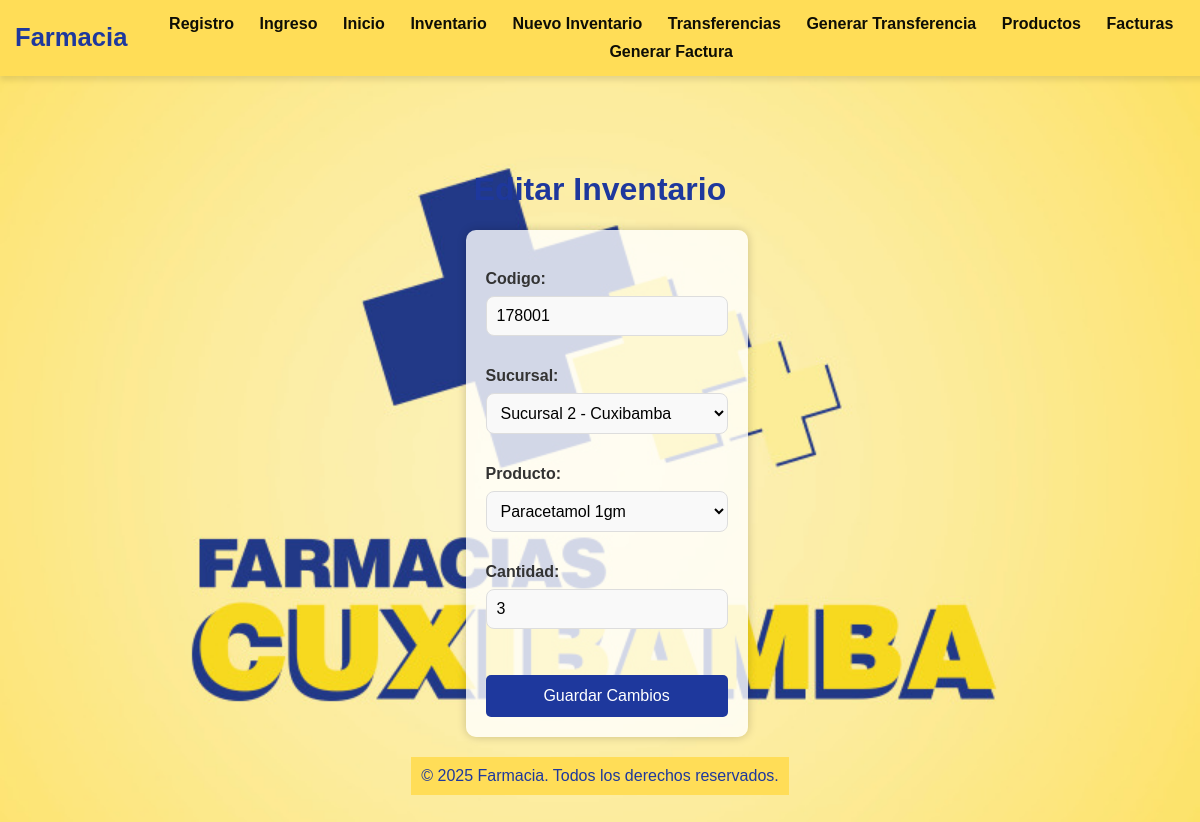
The page /inventario/editar/1/ on the database its author committed.
### Farmacia/models.py (models this page shows, shortened)
class Inventario(models.Model):
    codigo = models.CharField(max_length=10, unique=True, null=True)
    sucursal = models.ForeignKey(Sucursal, related_name='inventario_list', on_delete=models.CASCADE, null=True)
    cantidad = models.PositiveIntegerField(default=0)
    producto= models.ForeignKey(Producto, on_delete=models.CASCADE, null=True)

### Farmacia/views.py (the view, shortened to what this page needs)
# urls.py: path('inventario/editar/<int:pk>/', views.GestionInventarioUpdateView.as_view(), name='editar_inventario'),
class GestionInventarioUpdateView(UpdateView):
    model = Inventario
    form_class = InventarioForm
    template_name = 'editar_inventario.html'
    success_url = reverse_lazy('gestion_inventario')

### Farmacia/forms.py
class InventarioForm(forms.ModelForm):
    class Meta:
        model = Inventario
        fields = ['codigo', 'sucursal', 'producto', 'cantidad']

### Farmacia/models.py (called while the page is built)
    def __str__(self):
        return f"Sucursal {self.numero} - {self.farmacia.nombre}"

    def __str__(self):
        return self.nombre

### templates/editar_inventario.html (shortened to what this page needs)
{% load static %}
<!DOCTYPE html>
<html lang="es">
<head>
    <link rel="stylesheet" href="{% static 'css/styles.css' %}?v=2">
</head>
<body>
    <header>
        <h1>Farmacia</h1>
        <nav>
            <ul>
                <li><a href="/registro/">Registro</a></li>
                <li><a href="/login/">Ingreso</a></li>
                <li><a href="/inicio/">Inicio</a></li>
                <li><a href="/inventario/">Inventario</a></li>
                <li><a href="/inventario/nuevo/">Nuevo Inventario</a></li>
                <li><a href="/transferencias/">Transferencias</a></li>
                <li><a href="/transferencias/crear/">Generar Transferencia</a></li>
                <li><a href="/productos/">Productos</a></li>
                <li><a href="/facturas/">Facturas</a></li>
                <li><a href="/factura/crear/">Generar Factura</a></li>
            </ul>
        </nav>
    </header>
    <main>
        <h1>Editar Inventario</h1>
        <div class="form-container">
            <form method="post">
                {{ form.as_p }}
                <button type="submit" class="btn">Guardar Cambios</button>
            </form>
        </div>
    </main>
    <footer>
        &copy; 2025 Farmacia. Todos los derechos reservados.
    </footer>
</body>
</html>

### SistemaFarmacia/static/css/styles.css (style rules this page uses)
:root { --primary: #56eeca; --secondary: #6de0d7; --light-text: #ffffff; --dark-text: #333333; }
body { font-family: Arial, sans-serif; margin: 0; padding: 0; color: var(--dark-text); display: flex; flex-direction: column; align-items: center; justify-content: flex-start; min-height: 100vh; background-color: var(--primary); text-align: center; padding-top: 80px; }
header { background-color: var(--primary); color: var(--light-text); padding: 0.4rem 1rem; display: flex; align-items: center; justify-content: space-between; flex-wrap: wrap; box-shadow: 0 4px 6px rgba(0, 0, 0, 0.1); position: fixed; width: 100%; top: 0; left: 0; z-index: 1000; }
header h1 { margin: 0; font-size: 1.6rem; font-weight: bold; white-space: nowrap; }
nav { flex: 1; display: flex; justify-content: center; }
nav ul { list-style: none; margin: 0; padding: 0; display: flex; flex-wrap: wrap; justify-content: center; gap: 0.6rem; }
nav ul li { margin: 0; }
nav ul li a { text-decoration: none; color: var(--light-text); font-weight: bold; padding: 5px 8px; border-radius: 5px; transition: background-color 0.3s, transform 0.2s; text-align: center; }
main { margin-top: 70px; text-align: center; }
form { margin-top: 20px; }
.form-container { width: 90%; max-width: 600px; background: var(--light-text); align-items: center; justify-content: center; padding: 20px; border-radius: 10px; box-shadow: 0 4px 6px rgba(0, 0, 0, 0.1); margin-top: 30px; }
.form-container label { display: flex; font-weight: bold; font-size: 1rem; color: var(--dark-text); margin-bottom: 8px; text-align: left; }
.form-container input, .form-container select, .form-container textarea { width: 100%; padding: 10px; margin-bottom: 15px; border: 1px solid #ddd; border-radius: 8px; font-size: 1rem; font-family: "Poppins", sans-serif; transition: border-color 0.3s; background-color: #f9f9f9; margin-left: 0; margin-right: 0; box-sizing: border-box; }
.form-container input::placeholder, .form-container textarea::placeholder { color: #aaa; font-size: 0.9rem; font-style: italic; }
.form-container .btn { width: 100%; margin-top: 15px; font-size: 1rem; padding: 12px; box-sizing: border-box; }
.btn { padding: 10px 20px; background-color: #ffffff; color: var(--primary); font-size: 1rem; text-align: center; border-radius: 5px; text-decoration: none; display: inline-block; transition: background-color 0.3s; }

### rows shown on the page
Inventario: codigo "178001", sucursal "Sucursal 2 - Cuxibamba", producto "Paracetamol 1gm", cantidad "3"
